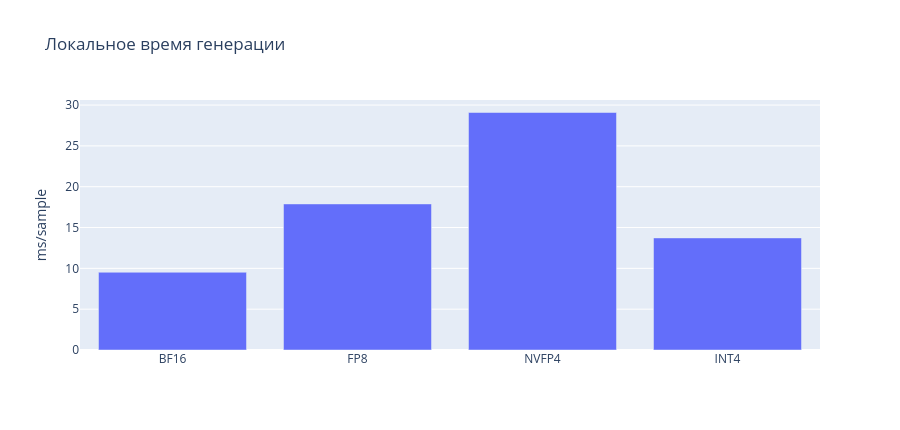

Notebook source saved alongside this figure:
### Markdown cell above
#### График времени генерации

### Code cell
latency_fig = go.Figure(
    data=[
        go.Bar(
            x=[
                result["variant"]
                for result in results
            ],
            y=[
                result["generation_ms_per_sample"]
                for result in results
            ],
        )
    ]
)

latency_fig.update_layout(
    title="Локальное время генерации",
    yaxis_title="ms/sample",
    height=430,
)

latency_fig.show()

### Figure 1 — Plotly figure (JSON) as saved in the notebook; plotly's stock layout.template omitted (floating-point values rounded to 4 significant figures)
{"data": [{"type": "bar", "x": ["BF16", "FP8", "NVFP4", "INT4"], "y": [9.522, 17.89, 29.09, 13.73]}], "layout": {"height": 430, "title": {"text": "Локальное время генерации"}, "yaxis": {"title": {"text": "ms/sample"}}}}
